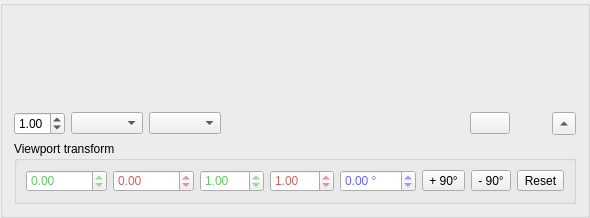
     <widget class="QGroupBox" name="center">
      <property name="sizePolicy">
       <sizepolicy hsizetype="MinimumExpanding" vsizetype="MinimumExpanding">
        <horstretch>1</horstretch>
        <verstretch>0</verstretch>
       </sizepolicy>
      </property>
      <property name="title">
       <string/>
      </property>
      <property name="flat">
       <bool>true</bool>
      </property>
      <layout class="QVBoxLayout" name="verticalLayout_7">
       <property name="topMargin">
        <number>0</number>
       </property>
       <item>
        <layout class="QVBoxLayout" name="toolbarLayout"/>
       </item>
       <item>
        <widget class="gui::GfxWidget" name="widget">
         <property name="sizePolicy">
          <sizepolicy hsizetype="Expanding" vsizetype="Expanding">
           <horstretch>0</horstretch>
           <verstretch>0</verstretch>
          </sizepolicy>
         </property>
         <property name="minimumSize">
          <size>
           <width>100</width>
           <height>100</height>
          </size>
         </property>
         <property name="focusPolicy">
          <enum>Qt::StrongFocus</enum>
         </property>
        </widget>
       </item>
       <item>
        <widget class="QWidget" name="widget_3" native="true">
         <layout class="QVBoxLayout" name="verticalLayout_5">
          <property name="leftMargin">
           <number>0</number>
          </property>
          <property name="topMargin">
           <number>0</number>
          </property>
          <property name="rightMargin">
           <number>0</number>
          </property>
          <property name="bottomMargin">
           <number>0</number>
          </property>
          <item>
           <layout class="QHBoxLayout" name="horizontalLayout_2">
            <item>
             <widget class="QDoubleSpinBox" name="zoom">
              <property name="minimum">
               <double>0.100000000000000</double>
              </property>
              <property name="maximum">
               <double>5.000000000000000</double>
              </property>
              <property name="singleStep">
               <double>0.100000000000000</double>
              </property>
              <property name="stepType">
               <enum>QAbstractSpinBox::AdaptiveDecimalStepType</enum>
              </property>
              <property name="value">
               <double>1.000000000000000</double>
              </property>
             </widget>
            </item>
            <item>
             <widget class="QComboBox" name="cmbGrid"/>
            </item>
            <item>
             <widget class="QComboBox" name="cmbStyle"/>
            </item>
            <item>
             <spacer name="horizontalSpacer_2">
              <property name="orientation">
               <enum>Qt::Horizontal</enum>
              </property>
              <property name="sizeType">
               <enum>QSizePolicy::Expanding</enum>
              </property>
              <property name="sizeHint" stdset="0">
               <size>
                <width>40</width>
                <height>20</height>
               </size>
              </property>
             </spacer>
            </item>
            <item>
             <widget class="QPushButton" name="btnHamburger">
              <property name="text">
               <string/>
              </property>
              <property name="icon">
               <iconset resource="../resource/resource.qrc">
                <normaloff>:/16x16_ico_png/hamburger.png</normaloff>:/16x16_ico_png/hamburger.png</iconset>
              </property>
             </widget>
            </item>
            <item>
             <widget class="color_widgets::ColorSelector" name="widgetColor">
              <property name="minimumSize">
               <size>
                <width>30</width>
                <height>20</height>
               </size>
              </property>
              <property name="focusPolicy">
               <enum>Qt::TabFocus</enum>
              </property>
             </widget>
            </item>
            <item>
             <widget class="QToolButton" name="btnMoreViewportSettings">
              <property name="text">
               <string/>
              </property>
              <property name="checkable">
               <bool>false</bool>
              </property>
              <property name="arrowType">
               <enum>Qt::UpArrow</enum>
              </property>
             </widget>
            </item>
           </layout>
          </item>
          <item>
           <widget class="QGroupBox" name="transform">
            <property name="sizePolicy">
             <sizepolicy hsizetype="Preferred" vsizetype="Preferred">
              <horstretch>0</horstretch>
              <verstretch>0</verstretch>
             </sizepolicy>
            </property>
            <property name="maximumSize">
             <size>
              <width>16777215</width>
              <height>16777215</height>
             </size>
            </property>
            <property name="title">
             <string>Viewport transform</string>
            </property>
            <property name="flat">
             <bool>false</bool>
            </property>
            <property name="checkable">
             <bool>false</bool>
            </property>
            <property name="checked">
             <bool>false</bool>
            </property>
            <layout class="QHBoxLayout" name="horizontalLayout_7">
             <item>
              <widget class="QDoubleSpinBox" name="translateX">
               <property name="sizePolicy">
                <sizepolicy hsizetype="Minimum" vsizetype="Fixed">
                 <horstretch>0</horstretch>
                 <verstretch>0</verstretch>
                </sizepolicy>
               </property>
               <property name="styleSheet">
                <string notr="true">color: rgb(100, 200, 100)</string>
               </property>
               <property name="prefix">
                <string/>
               </property>
               <property name="minimum">
                <double>-10000.000000000000000</double>
               </property>
               <property name="maximum">
                <double>10000.000000000000000</double>
               </property>
               <property name="stepType">
                <enum>QAbstractSpinBox::AdaptiveDecimalStepType</enum>
               </property>
              </widget>
             </item>
             <item>
              <widget class="QDoubleSpinBox" name="translateY">
               <property name="sizePolicy">
                <sizepolicy hsizetype="Minimum" vsizetype="Fixed">
                 <horstretch>0</horstretch>
                 <verstretch>0</verstretch>
                </sizepolicy>
               </property>
               <property name="styleSheet">
                <string notr="true">color: rgb(200,100, 100)</string>
               </property>
               <property name="prefix">
                <string/>
               </property>
               <property name="minimum">
                <double>-10000.000000000000000</double>
               </property>
               <property name="maximum">
                <double>10000.000000000000000</double>
               </property>
               <property name="stepType">
                <enum>QAbstractSpinBox::AdaptiveDecimalStepType</enum>
               </property>
              </widget>
             </item>
             <item>
              <widget class="QDoubleSpinBox" name="scaleX">
               <property name="sizePolicy">
                <sizepolicy hsizetype="Minimum" vsizetype="Fixed">
                 <horstretch>0</horstretch>
                 <verstretch>0</verstretch>
                </sizepolicy>
               </property>
               <property name="styleSheet">
                <string notr="true">color: rgb(100, 200, 100)</string>
               </property>
               <property name="prefix">
                <string/>
               </property>
               <property name="suffix">
                <string/>
               </property>
               <property name="minimum">
                <double>0.100000000000000</double>
               </property>
               <property name="maximum">
                <double>100.000000000000000</double>
               </property>
               <property name="singleStep">
                <double>0.100000000000000</double>
               </property>
               <property name="stepType">
                <enum>QAbstractSpinBox::AdaptiveDecimalStepType</enum>
               </property>
               <property name="value">
                <double>1.000000000000000</double>
               </property>
              </widget>
             </item>
             <item>
              <widget class="QDoubleSpinBox" name="scaleY">
               <property name="styleSheet">
                <string notr="true">color: rgb(200,100, 100)</string>
               </property>
               <property name="prefix">
                <string/>
               </property>
               <property name="suffix">
                <string/>
               </property>
               <property name="minimum">
                <double>0.100000000000000</double>
               </property>
               <property name="maximum">
                <double>100.000000000000000</double>
               </property>
               <property name="singleStep">
                <double>0.100000000000000</double>
               </property>
               <property name="stepType">
                <enum>QAbstractSpinBox::AdaptiveDecimalStepType</enum>
               </property>
               <property name="value">
                <double>1.000000000000000</double>
               </property>
              </widget>
             </item>
             <item>
              <widget class="QDoubleSpinBox" name="rotation">
               <property name="styleSheet">
                <string notr="true">color: rgb(100, 100, 250);</string>
               </property>
               <property name="wrapping">
                <bool>true</bool>
               </property>
               <property name="prefix">
                <string/>
               </property>
               <property name="suffix">
                <string> °</string>
               </property>
               <property name="minimum">
                <double>-180.000000000000000</double>
               </property>
               <property name="maximum">
                <double>180.000000000000000</double>
               </property>
               <property name="stepType">
                <enum>QAbstractSpinBox::AdaptiveDecimalStepType</enum>
               </property>
              </widget>
             </item>
             <item>
              <widget class="QToolButton" name="btnViewPlus90">
               <property name="sizePolicy">
                <sizepolicy hsizetype="Maximum" vsizetype="Fixed">
                 <horstretch>0</horstretch>
                 <verstretch>0</verstretch>
                </sizepolicy>
               </property>
               <property name="text">
                <string>+ 90°</string>
               </property>
               <property name="icon">
                <iconset resource="../resource/resource.qrc">
                 <normaloff>:/16x16_ico_png/arrow_rotate_clockwise.png</normaloff>:/16x16_ico_png/arrow_rotate_clockwise.png</iconset>
               </property>
              </widget>
             </item>
             <item>
              <widget class="QToolButton" name="btnViewMinus90">
               <property name="sizePolicy">
                <sizepolicy hsizetype="Maximum" vsizetype="Fixed">
                 <horstretch>0</horstretch>
                 <verstretch>0</verstretch>
                </sizepolicy>
               </property>
               <property name="text">
                <string>- 90°</string>
               </property>
               <property name="icon">
                <iconset resource="../resource/resource.qrc">
                 <normaloff>:/16x16_ico_png/arrow_rotate_anticlockwise.png</normaloff>:/16x16_ico_png/arrow_rotate_anticlockwise.png</iconset>
               </property>
              </widget>
             </item>
             <item>
              <widget class="QToolButton" name="btnViewReset">
               <property name="text">
                <string>Reset</string>
               </property>
               <property name="icon">
                <iconset resource="../resource/resource.qrc">
                 <normaloff>:/16x16_ico_png/reset.png</normaloff>:/16x16_ico_png/reset.png</iconset>
               </property>
              </widget>
             </item>
            </layout>
           </widget>
          </item>
         </layout>
        </widget>
       </item>
      </layout>
     </widget>
